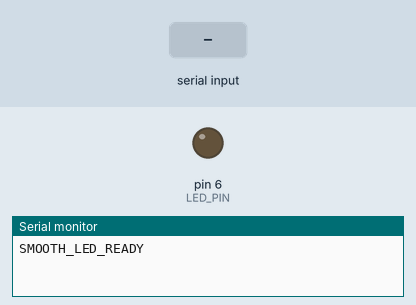
A sketch run on a simulated Arduino Uno, built with avr-gcc and run on an emulated ATmega328P. Shown: output pins drawn as LEDs (lit = HIGH), the last lines printed to the serial monitor. The test bench sets the inputs (shaded band).

Above: at 1.2 s.
1.3 s: "200\n" received over Serial
At 1.9 s:
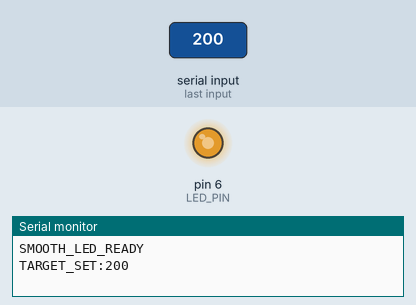
3.1 s: "90,45\n" received over Serial
At 4.6 s:
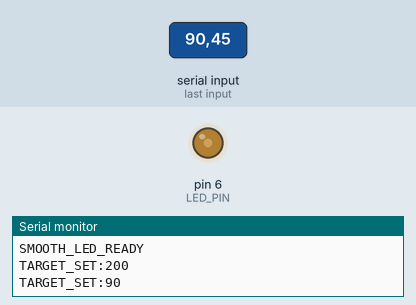
Timing chart, 0 to 6.1 s (numbered marks = the images above; inputs shaded):
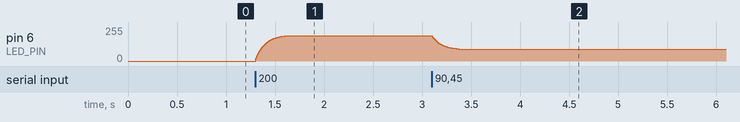

Measured:
- after the input at 1.3 s, pin 6 (LED_PIN): moves from 0/255 to 191/255 over 0.33 s, starting at once
- after the input at 3.1 s, pin 6 (LED_PIN): moves from 191/255 to 90/255 over 0.27 s, starting at once

The sketch:

hand_tracking_code_for_ardiuno_nano.ino
```cpp
#define LED_PIN 6
int targetBrightness = 0;
int currentBrightness = 0;
float smoothFactor = 0.1;  // Adjust for smoothness (0.01-0.3)

void setup() {
  pinMode(LED_PIN, OUTPUT);
  analogWrite(LED_PIN, 0);
  Serial.begin(115200);
  while (!Serial);
  Serial.println("SMOOTH_LED_READY");
}

void loop() {
  if (Serial.available() > 0) {
    String input = Serial.readStringUntil('\n');
    input.trim();
    int newTarget = input.toInt();

    if (newTarget >= 0 && newTarget <= 255) {
      targetBrightness = newTarget;
      Serial.print("TARGET_SET:");
      Serial.println(targetBrightness);
    }
  }

  // Smooth transition towards target
  if (currentBrightness != targetBrightness) {
    // Exponential smoothing
    currentBrightness += (targetBrightness - currentBrightness) * smoothFactor;

    // Ensure we reach exact target
    if (abs(targetBrightness - currentBrightness) < 1) {
      currentBrightness = targetBrightness;
    }

    analogWrite(LED_PIN, (int)currentBrightness);
  }

  delay(10);  // Small delay for stability
}
```
